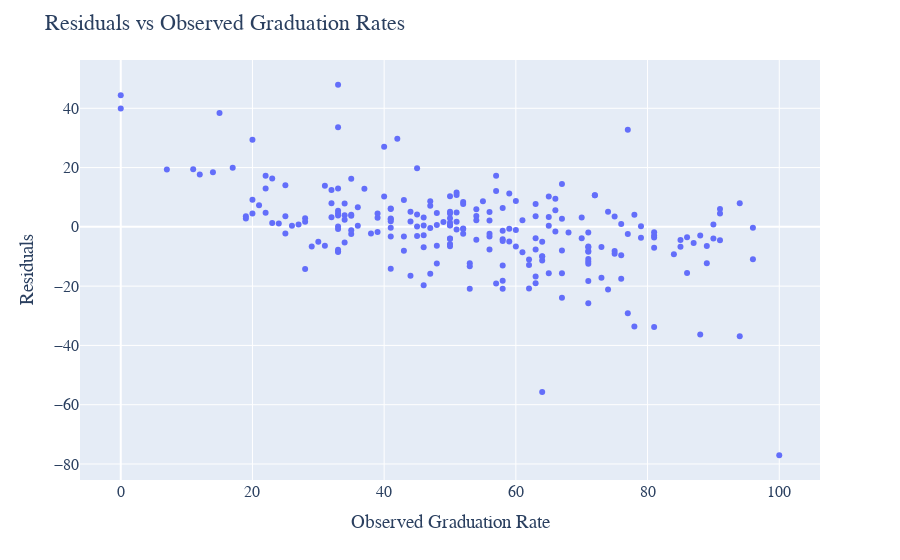

Here is the notebook cell this chart was saved with:
### Code cell
resid_fig.show()

### Figure 1 — Plotly figure (JSON) as saved in the notebook; plotly's stock layout.template omitted (floating-point values rounded to 4 significant figures; data arrays with more than 128 entries replaced by an {"elided": "..."} marker saying what was removed)
{"data": [{"hovertemplate": "y_test=%{x}<br>Residuals=%{y}<extra></extra>", "legendgroup": "", "marker": {"color": "#636efa", "symbol": "circle"}, "mode": "markers", "name": "", "orientation": "v", "showlegend": false, "type": "scatter", "x": {"elided": "232 int values"}, "xaxis": "x", "y": {"elided": "232 float values"}, "yaxis": "y"}], "layout": {"font": {"family": "Courier New, monospace", "size": 16}, "legend": {"title": {"text": "Legend"}, "tracegroupgap": 0}, "margin": {"t": 60}, "title": {"text": "Residuals vs Observed Graduation Rates"}, "xaxis": {"anchor": "y", "domain": [0, 1], "title": {"text": "Observed Graduation Rate"}}, "yaxis": {"anchor": "x", "domain": [0, 1], "title": {"text": "Residuals"}}}}
